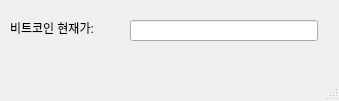
<?xml version="1.0" encoding="UTF-8"?>
<ui version="4.0">
 <class>MainWindow</class>
 <widget class="QMainWindow" name="MainWindow">
  <property name="geometry">
   <rect>
    <x>0</x>
    <y>0</y>
    <width>339</width>
    <height>101</height>
   </rect>
  </property>
  <property name="windowTitle">
   <string>MainWindow</string>
  </property>
  <widget class="QWidget" name="centralwidget">
   <widget class="QLabel" name="label">
    <property name="geometry">
     <rect>
      <x>10</x>
      <y>20</y>
      <width>121</width>
      <height>16</height>
     </rect>
    </property>
    <property name="text">
     <string>비트코인 현재가:</string>
    </property>
   </widget>
   <widget class="QLineEdit" name="lineEdit">
    <property name="geometry">
     <rect>
      <x>130</x>
      <y>20</y>
      <width>188</width>
      <height>21</height>
     </rect>
    </property>
   </widget>
  </widget>
  <widget class="QMenuBar" name="menubar">
   <property name="geometry">
    <rect>
     <x>0</x>
     <y>0</y>
     <width>339</width>
     <height>26</height>
    </rect>
   </property>
  </widget>
  <widget class="QStatusBar" name="statusbar"/>
 </widget>
 <resources/>
 <connections/>
</ui>
